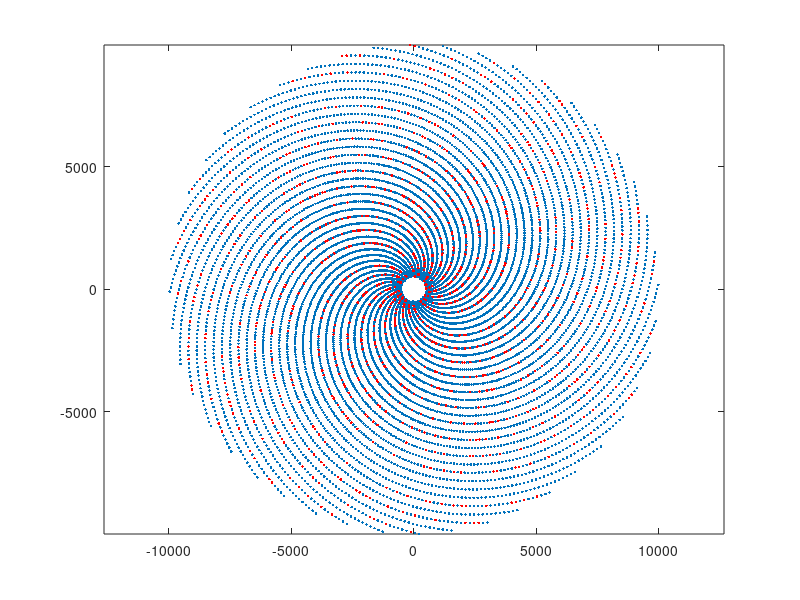

The MATLAB source for this figure:
function [x,y,x1,y1,x2,y2] = testPrime(n)
x = [];y=[];x1=[];y1=[];x2=[];y2=[];
if nargin<1
    n=10000;
end
for i=500:n
    if(isprime(i))
        x1(end+1)=i*cos(i);
        y1(end+1)=i*sin(i);
    else
        x2(end+1)=i*cos(i);
        y2(end+1)=i*sin(i);
    end
    x(end+1)=i*cos(i);
    y(end+1)=i*sin(i);
end
figure;
plot(x,y,'.');
hold on;
plot(x1,y1,'r.');
hold off;
axis equal;

end

